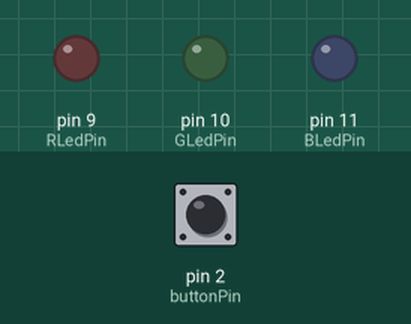
The sketch below on a simulated Arduino Uno, built with avr-gcc and run on an emulated ATmega328P. Shown: output pins drawn as LEDs (lit = HIGH). Dashed ring = blinking. The inputs (shaded band) are chosen by the test bench; at power-on: pin 2 (buttonPin) LOW.

Above: at 1.2 s.
1.3 s: pin 2 (buttonPin) pulled HIGH for 3.2 s
At 5.27 s:
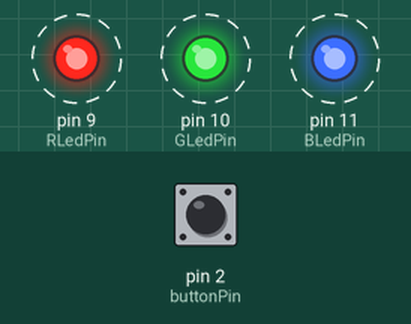
7.5 s: pin 2 (buttonPin) pulled HIGH for 0.15 s
10.6 s: pin 2 (buttonPin) pulled HIGH for 1 s
At 12.77 s:
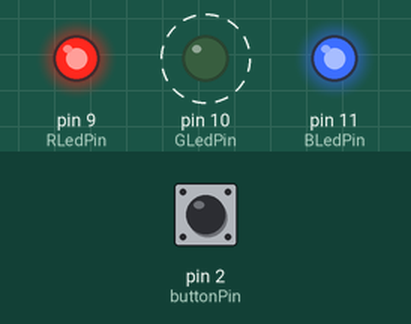
14.6 s: pin 2 (buttonPin) pulled HIGH for 0.15 s
At 15.77 s:
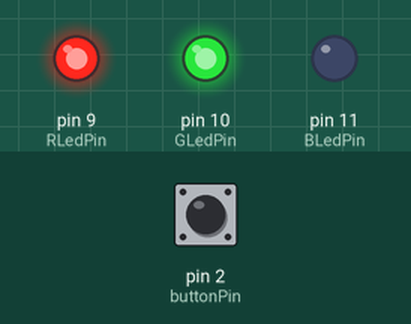
17.7 s: pin 2 (buttonPin) pulled HIGH for 0.15 s
At 18.9 s:
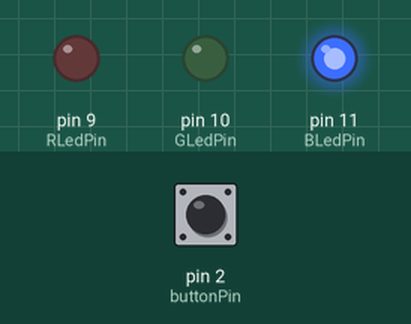
20.8 s: pin 2 (buttonPin) pulled HIGH for 3.2 s
Timing chart, 0 to 28.0 s (numbered marks = the images above; inputs shaded):
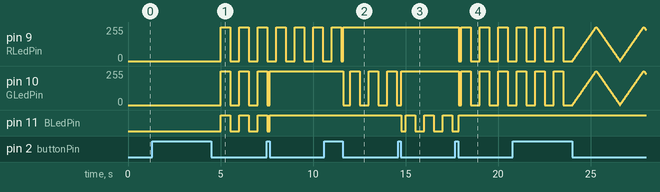

The sketch:

sketch_nov12a.ino
```cpp
const int buttonPin = 2;
const int RLedPin = 9;
const int GLedPin = 10;
const int BLedPin = 11;

const unsigned long longPressInterval = 2000;
const unsigned long debounceInterval = 25;
const unsigned long blinkInterval = 500;
const unsigned long fadeInterval = 10;
const int fadeAmount = 2;

// 依照課堂的 RGB 模組：0 最亮，255 熄滅
const byte colors[5][3] = {
  {0,   0,   0},    // 白
  {0,   255, 255},  // 紅
  {255, 0,   255},  // 綠
  {255, 255, 0},    // 藍
  {0,   0,   255}   // 黃
};

int lightNum = 0;
int currentMode = 0;  // 0 恆亮、1 閃爍、2 呼吸

int lastReading = LOW;
int buttonState = LOW;
unsigned long readingChangedAt = 0;
unsigned long pressingTime = 0;

unsigned long blinkTimer = 0;
bool blinkOn = true;

unsigned long fadeTimer = 0;
int fadeValue = 0;
int fadeDirection = 1;

void setup() {
  pinMode(buttonPin, INPUT);
  pinMode(RLedPin, OUTPUT);
  pinMode(GLedPin, OUTPUT);
  pinMode(BLedPin, OUTPUT);
}

void loop() {
  unsigned long now = millis();
  checkButton(now);
  updateLEDColor(now);
}

void checkButton(unsigned long now) {
  int reading = digitalRead(buttonPin);

  if (reading != lastReading) {
    lastReading = reading;
    readingChangedAt = now;
  }

  // 等讀值穩定，避免按一次卻被算成好幾次
  if (now - readingChangedAt < debounceInterval ||
      reading == buttonState) {
    return;
  }

  buttonState = reading;

  if (buttonState == HIGH) {
    pressingTime = now;
  } else if (now - pressingTime < longPressInterval) {
    changeLEDColor();
  } else {
    changeMode(now);
  }
}

void changeLEDColor() {
  lightNum = (lightNum + 1) % 5;
}

void changeMode(unsigned long now) {
  currentMode = (currentMode + 1) % 3;

  blinkOn = true;
  blinkTimer = now;

  fadeValue = 0;
  fadeDirection = 1;
  fadeTimer = now;
}

void updateLEDColor(unsigned long now) {
  int r = colors[lightNum][0];
  int g = colors[lightNum][1];
  int b = colors[lightNum][2];

  if (currentMode == 1) {
    if (now - blinkTimer >= blinkInterval) {
      blinkTimer = now;
      blinkOn = !blinkOn;
    }

    if (!blinkOn) {
      r = g = b = 255;
    }
  } else if (currentMode == 2) {
    if (now - fadeTimer >= fadeInterval) {
      fadeTimer = now;
      fadeValue += fadeDirection * fadeAmount;

      if (fadeValue >= 255) {
        fadeValue = 255;
        fadeDirection = -1;
      } else if (fadeValue <= 0) {
        fadeValue = 0;
        fadeDirection = 1;
      }
    }

    // 只調暗目前顏色會用到的燈，其他燈維持熄滅
    if (r == 0) r = fadeValue;
    if (g == 0) g = fadeValue;
    if (b == 0) b = fadeValue;
  }

  setRGBLEDColor(r, g, b);
}

void setRGBLEDColor(int r, int g, int b) {
  analogWrite(RLedPin, r);
  analogWrite(GLedPin, g);
  analogWrite(BLedPin, b);
}
```

Measured:
- after the input at 1.3 s, pin 9 (RLedPin), pin 10 (GLedPin): alternates 255/255 for 0.50 s and 0/255 for 0.50 s, starting after 3.7 s; pin 11 (BLedPin): alternates HIGH for 0.50 s and LOW for 0.50 s, starting after 3.7 s
- after the input at 10.6 s, pin 10 (GLedPin): alternates 255/255 for 0.50 s and 0/255 for 0.50 s, starting after 1.0 s
- after the input at 14.6 s, pin 11 (BLedPin): HIGH → LOW after 0.17 s, then repeats every 1.0 s: HIGH 0.50 s, LOW 0.50 s
- after the input at 17.7 s, pin 9 (RLedPin), pin 10 (GLedPin): 255/255 → 0/255 after 0.18 s, then repeats every 1.0 s: 255/255 0.50 s, 0/255 0.50 s
